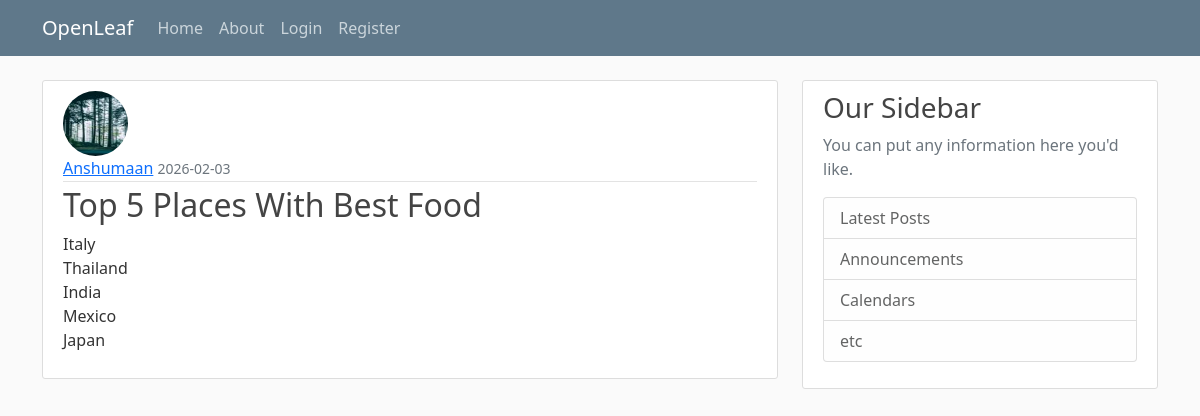
The page /post/12 on the database its author committed.
### main/models.py (models this page shows, shortened)
class User(db.Model, UserMixin):
    id = db.Column(db.Integer, primary_key=True)
    username = db.Column(db.String(20), unique=True, nullable=False)
    email = db.Column(db.String(120), unique=True, nullable=False)
    image_file = db.Column(db.String(20), nullable=False, default='default.jpg')
    password = db.Column(db.String(60), nullable=False)
    posts = db.relationship('Post', backref='author', lazy=True)

class Post(db.Model):
    id = db.Column(db.Integer, primary_key=True)
    title = db.Column(db.String(100), nullable=False)
    date_posted = db.Column(db.DateTime, nullable=False, default=datetime.utcnow)
    content = db.Column(db.Text, nullable=False)
    user_id = db.Column(db.Integer, db.ForeignKey('user.id'), nullable=False)

### main/posts/routes.py (the view)
@posts.route("/post/<int:post_id>")
def post(post_id):
    post = Post.query.get_or_404(post_id)
    form = DeletePostForm()
    return render_template('post.html', title=post.title, post=post, form=form)

### main/templates/post.html (shortened to what this page needs)
{% extends "layout.html" %}
{% block content %}
    <article class="media content-section">
      <img class="rounded-circle article-img"
           src="{{ url_for('static', filename='profile_pics/' + post.author.image_file)}}">
      <div class="media-body">
        <div class="article-metadata">
          <a class="mr-2" href="{{ url_for('users.user_posts', username=post.author.username) }}">
            {{ post.author.username }}</a>
          <small class="text-muted">{{ post.date_posted.strftime('%Y-%m-%d') }}</small>
        </div>
        <h2 class="article-title">{{ post.title }}</h2>
        <p class="article-content">{{ post.content }}</p>
      </div>
    </article>
{% endblock content %}

### main/static/style.css (style rules this page uses)
body { background: #fafafa; color: #333333; margin-top: 5rem; }
h1, h2, h3, h4, h5, h6 { color: #444444; }
.content-section { background: #ffffff; padding: 10px 20px; border: 1px solid #dddddd; border-radius: 3px; margin-bottom: 20px; }
.article-title { color: #444444; }
.article-content { white-space: pre-line; }
.article-img { height: 65px; width: 65px; margin-right: 16px; }
.article-metadata { padding-bottom: 1px; margin-bottom: 4px; border-bottom: 1px solid #e3e3e3 }

### rows shown on the page
User: image_file (picture), author.username "Anshumaan"
Post: date_posted "2026-02-03", title "Top 5 Places With Best Food", content "Italy Thailand India Mexico Japan"
